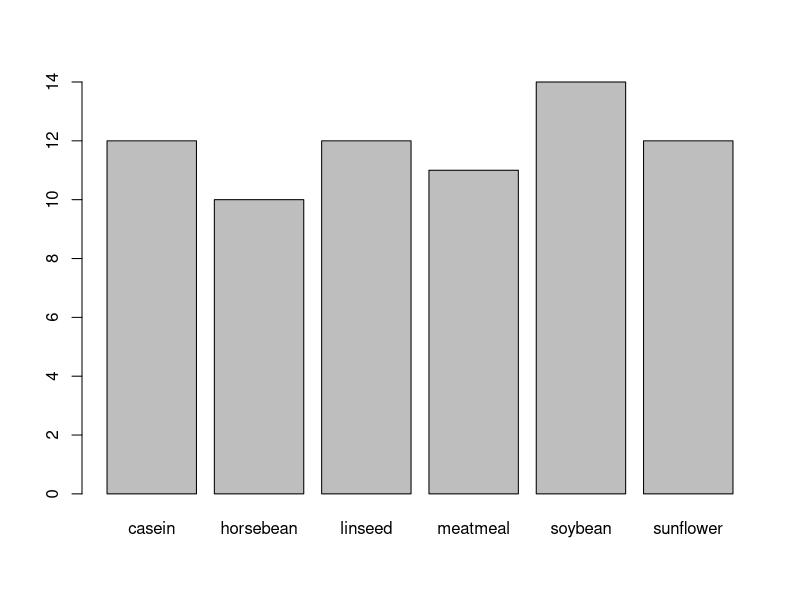
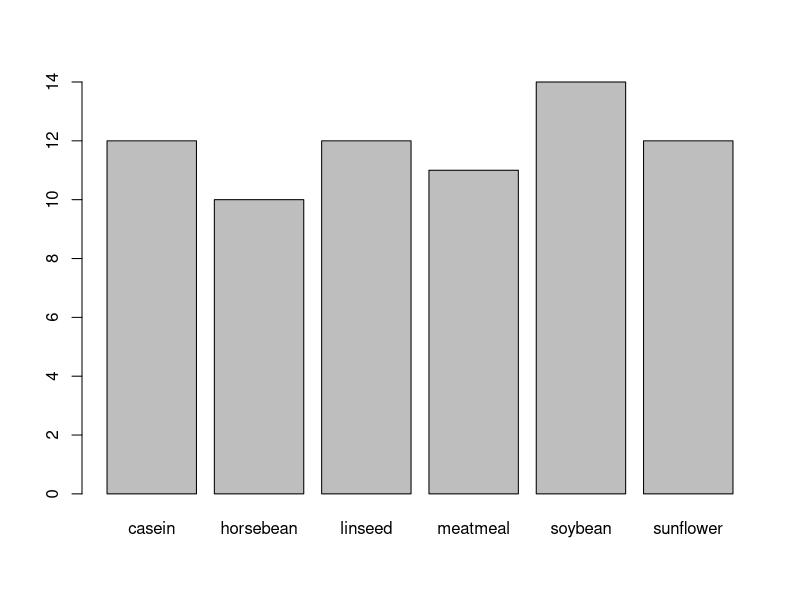
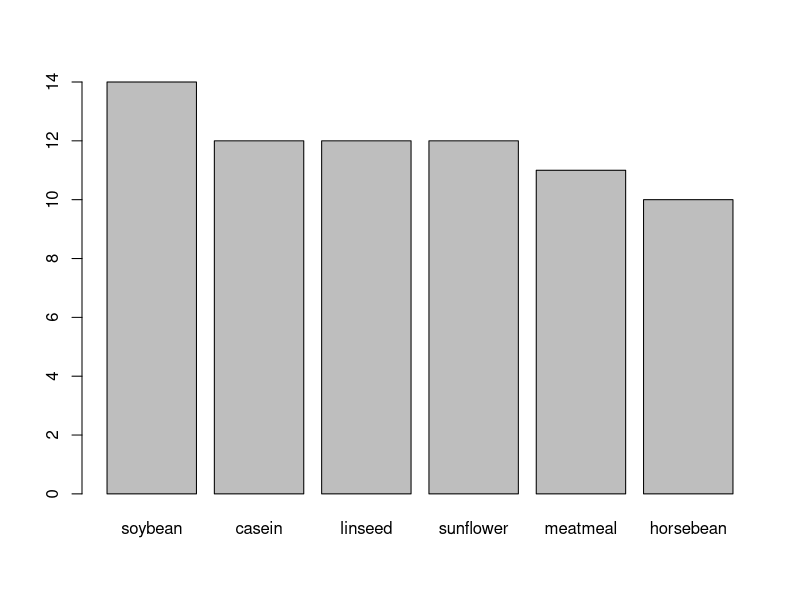
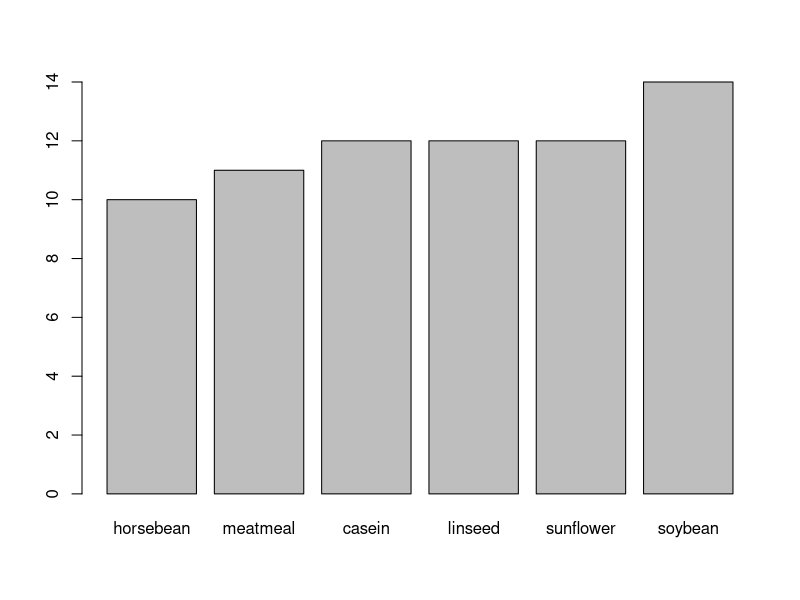
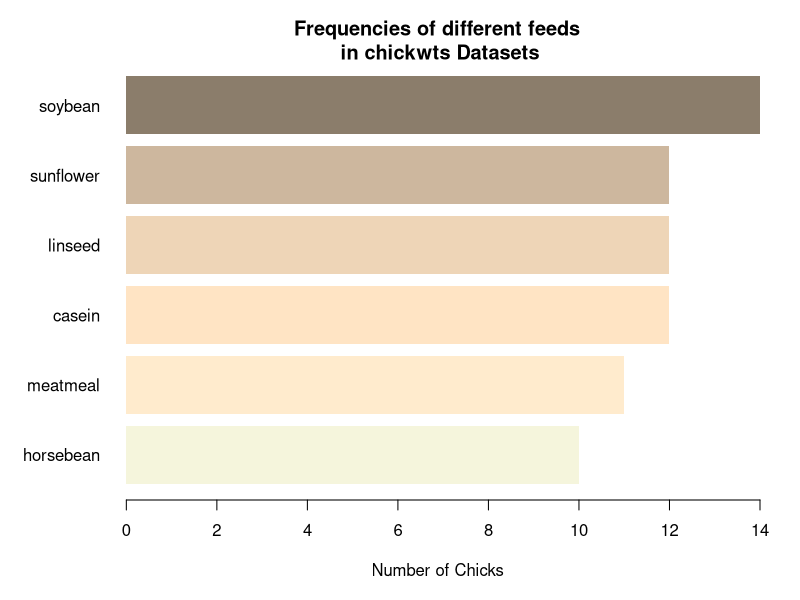

Write the R code that produced these figures, in order.
## ---- chunk 1
#Load dataset
require("datasets")
chickwts
data("chickwts")
## ---- chunk 2
plot(chickwts$feed)
## ---- chunk 3
feeds<-table(chickwts$feed)
feeds
barplot(feeds)
## ---- chunk 4
?barplot
# to put bars in descending order
barplot(feeds[order(feeds,decreasing = TRUE)])  # decreasing
barplot(feeds[order(feeds,decreasing = FALSE)])  #increasing

## ---- chunk 5
#par function for barplot
#oma=outside margin
par(oma=c(1,1,1,1)) #sets outside margins:b,l,t,r
par(mar=c(4,5,2,1)) #sets plots margins
## ---- chunk 6
barplot(feeds[order(feeds)],
        horiz=TRUE,
        las=1, # gives orientation at axis level .
        col=c("beige","blanchedalmond","bisque1","bisque2","bisque3","bisque4"),
        border=NA,#No borders on bars 
        main="Frequencies of different feeds \nin chickwts Datasets", #\n =line break
        xlab ="Number of Chicks ")
## ---- chunk 7
#cleanup 
rm(list=ls())
